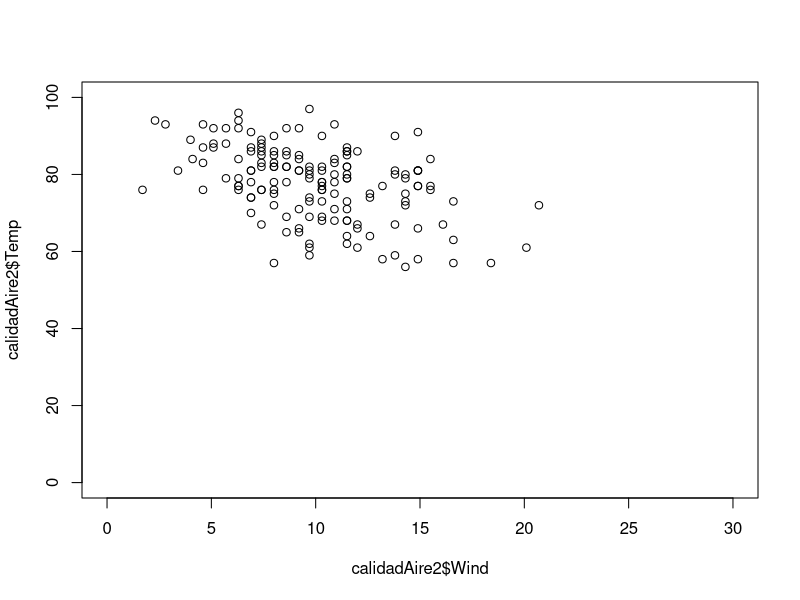
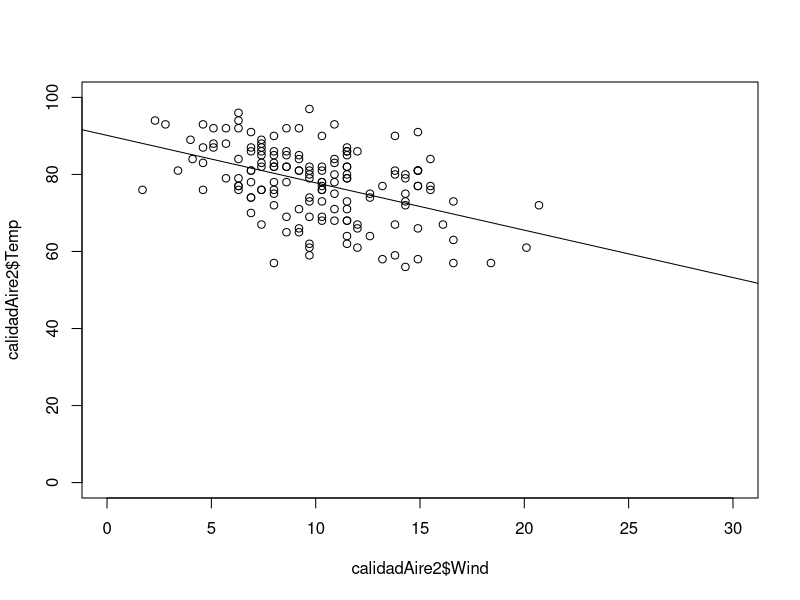

The R source for these figures, in order:
calidadAire = airquality
calidadAire2 = calidadAire [ , c(3,4,5,6) ]
dim(calidadAire2)
calidadAire2$Date=paste0(calidadAire2$Day,
                         ".",calidadAire2$Month)
l1=lm(Temp~Wind,data=calidadAire2)
plot(x=calidadAire2$Wind,y=calidadAire2$Temp,xlim=c(0,30),ylim=c(0,100))
plot(calidadAire2$Wind,calidadAire2$Temp,xlim=c(0,30),ylim=c(0,100))
abline(l1)
m = l1$coefficients[2]
n= l1$coefficients[1]
summary(l1)$r.squared
diascalurosos= calidadAire2[calidadAire2$Temp>=90,]